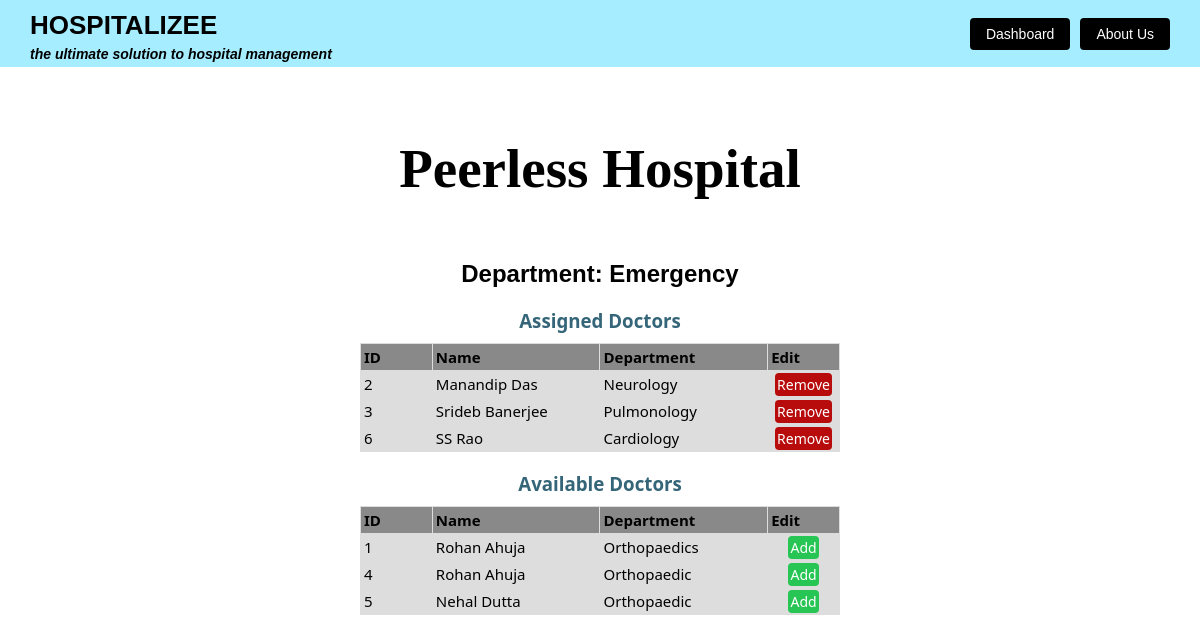
Page /hospital/dashboard/emergency-doctors?user_id=2 (signed in) on the committed database.
### app.py (models this page shows)
class Hospital(db.Model):
    id = db.Column(db.Integer, primary_key=True)
    gid = db.Column(db.String(100), unique=True, nullable=False)
    email = db.Column(db.String(100), unique=True, nullable=False)
    password = db.Column(db.String(200), nullable=False)
    name = db.Column(db.String(100), nullable=False)
    address = db.Column(db.String(200), nullable=False)
    telephone = db.Column(db.String(15), nullable=False)
    pincode = db.Column(db.Integer, nullable=False)
    lat = db.Column(db.Float, nullable=True)
    lon = db.Column(db.Float, nullable=True)
    emergency_capacity = db.Column(db.Integer, nullable=False)
    depts = db.Column(JSON, nullable=True)
    cur_emergency_availability = db.Column(db.Integer, nullable=False)
    cur_emergency_doctors = db.Column(JSON, nullable = True)

class Doctor(db.Model):
    id = db.Column(db.Integer, primary_key=True)
    name = db.Column(db.String(200), nullable=False)
    department_id = db.Column(db.Integer, db.ForeignKey('departments.id'), nullable=False)
    qualification = db.Column(db.String(200), nullable=False)
    experience = db.Column(db.Integer, nullable=False)
    hospital_id = db.Column(db.Integer, db.ForeignKey('hospital.id'), nullable=False)
    slots = db.Column(JSON, nullable=False, default=list)

class Departments(db.Model):
    id = db.Column(db.Integer, primary_key=True)
    name = db.Column(db.String(100), nullable=False, unique=True)

### app.py (the view)
@app.route('/hospital/dashboard/emergency-doctors')
def emergency_doctors():
    user_id = request.args.get('user_id')
    user = Hospital.query.filter_by(id=user_id).first()
    emr_list = user.cur_emergency_doctors
    emr_docs = db.session.query(Doctor.id.label('id'), Doctor.name.label('name'), Departments.name.label('dept')).join(Departments, Doctor.department_id == Departments.id).filter(Doctor.id.in_(emr_list)).all()
    other_docs = db.session.query(Doctor.id.label('id'), Doctor.name.label('name'), Departments.name.label('dept')).join(Departments, Doctor.department_id == Departments.id).filter(Doctor.id.notin_(emr_list), Doctor.hospital_id == user_id).all()
    return render_template('emergency_doctors.html', user=user, emr_docs=emr_docs, other_docs=other_docs)

### templates/emergency_doctors.html (shortened to what this page needs)
<!DOCTYPE html>
<html lang="en">
<head>
</head>
<body>
    <div class="top-border">
        <div>
            <h1>HOSPITALIZEE</h1>
            <h4>the ultimate solution to hospital management</h4>
        </div>
        <div class="btn-group">
            <a href="/hospital/dashboard?user_id={{ user.id }}" class="btn btn-all">Dashboard</a>
            <a href="/about" class="btn btn-all">About Us</a>
        </div>
    </div>
    <div class="login">
        <div class="login-card">
            <div style="margin-top:70px; margin-bottom:60px; color: Black; text-align:center; ">
                <h1 style="font-size:55px; font-family: Times New Roman, serif;">{{ user.name }}</h1>
            </div>
            <div style="text-align:center; ">
                <h2>Department: Emergency</h2>
            </div>
            <div id="content" style="padding: 0px 25px; text-align: center">
                <h3 class="headings" style="margin-bottom: 10px; color:#346578; font-family: system-ui;" >Assigned Doctors</h3>
            </div>
            <div id="table" style="display:flex; justify-content:center;">
                <table class="table" style="width: 40%;">
                    <tr style="font-family: system-ui;">
                        <th scope="col" style="width:15%;">ID</th>
                        <th scope="col" style="width:35%;">Name</th>
                        <th scope="col" style="width:35%;">Department</th>
                        <th scope="col" style="width:15%;">Edit</th>
                    </tr>
                    {% for doc in emr_docs %}
                    <tr>
                        <td>{{ doc.id }}</td>
                        <td>{{ doc.name }}</td>
                        <td>{{ doc.dept }}</td>
                        <td style="text-align: center;">
                            <a href="/hospital/dashboard/emergency/remove-doctor?user_id={{ user.id }}&doc_id={{ doc.id }}"
                            class="btn btn-all" style=" padding: 2px; background-color: rgba(184, 12, 12, 1);">
                                Remove
                            </a>
                        </td>
                    </tr>
                    {% endfor %}
                </table>
            </div>
            <div id="content" style="padding: 0px 25px; text-align: center">
                <h3 class="headings" style="margin-bottom: 10px; color:#346578; font-family: system-ui;" >Available Doctors</h3>
            </div>
            <div id="table" style="display:flex; justify-content:center;">
                <table class="table" style="width: 40%;">
                    <tr style="font-family: system-ui;">
                        <th scope="col" style="width:15%;">ID</th>
                        <th scope="col" style="width:35%;">Name</th>
                        <th scope="col" style="width:35%;">Department</th>
                        <th scope="col" style="width:15%;">Edit</th>
                    </tr>
                    {% for doc in other_docs %}
                    <tr>
                        <td>{{ doc.id }}</td>
                        <td>{{ doc.name }}</td>
                        <td>{{ doc.dept }}</td>
                        <td style="text-align: center;">
                            <a href="/hospital/dashboard/emergency/add-doctor?user_id={{ user.id }}&doc_id={{ doc.id }}"
                            class="btn btn-all" style=" padding: 2px; background-color: rgb(39, 197, 84);">
                                Add
                            </a>
                        </td>
                    </tr>
                    {% endfor %}
                </table>
            </div>
        </div>
    </div>
</body>
</html>

### templates/emergency_doctors.html (style rules this page uses)
body { margin: 0; font-family: Arial, sans-serif; }
.top-border { border-top: 0px solid #077cf0; background-color: #a5edff; padding: 5px 30px; display: flex; align-items: center; justify-content: space-between; }
.top-border h1 { margin: 5px 0; font-size: 26px; font-weight: bold; color: #000000; }
.top-border h4 { margin: 0; font-size: 14px; font-style: italic; color: #000000; }
.btn-group { display: flex; gap: 10px; }
.btn { padding: 8px 16px; text-decoration: none; border: none; background-color: #2c3e50; color: white; font-size: 14px; cursor: pointer; border-radius: 4px; }
.btn-all { background-color: black; }
table { font-family: system-ui; border-collapse: collapse; width: 40%; font-size: 15px; }
td, th { border: 1px solid #dddddd; text-align: left; padding: 3px; }
th { background-color: #8a8989ff; }
tr { background-color: #dddddd; }

### rows in the picture
Hospital: name "Peerless Hospital"
Doctor: id "2", name "Manandip Das", dept "Neurology"
Doctor: id "3", name "Srideb Banerjee", dept "Pulmonology"
Doctor: id "6", name "SS Rao", dept "Cardiology"
Doctor: id "1", name "Rohan Ahuja", dept "Orthopaedics"
Doctor: id "4", name "Rohan Ahuja", dept "Orthopaedic"
Doctor: id "5", name "Nehal Dutta", dept "Orthopaedic"
